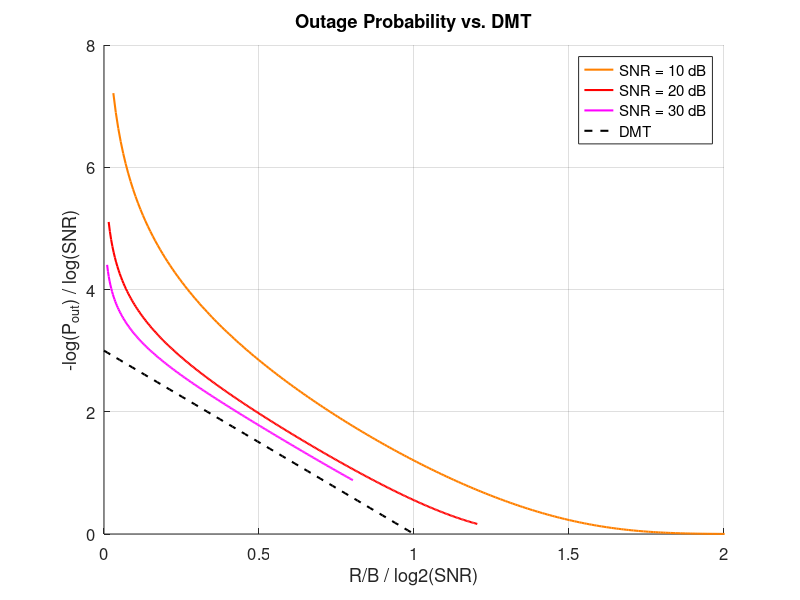

The MATLAB source for this figure:
clc; clear; close all;

% SIMO parameters
Nt = 1;
Nr = 3;
R_over_B = linspace(0.1, 8, 300);
SNR_dB_list = [10, 20, 30];
SNR_list = 10.^(SNR_dB_list / 10);
log2SNR_list = log2(SNR_list);
logSNR_list = log(SNR_list);

% Define PDF of gamma distribution (normalized)
f_xi = @(xi, Nr) (xi.^(Nr - 1) .* exp(-xi)) / gamma(Nr);

% Initialize
norm_logPout = zeros(length(SNR_list), length(R_over_B));
norm_R = zeros(length(SNR_list), length(R_over_B));

% Compute normalized outage curves
for i = 1:length(SNR_list)
    SNR = SNR_list(i);
    log2SNR = log2(SNR);
    logSNR = log(SNR);
    for k = 1:length(R_over_B)
        r = R_over_B(k);
        upper = (2^r - 1) / SNR;
        val = integral(@(xi) f_xi(xi, Nr), 0, upper, 'AbsTol', 1e-14, 'RelTol', 1e-10);
        norm_logPout(i, k) = -log(val) / logSNR;
        norm_R(i, k) = r / log2SNR;
    end
end

% DMT line: d = Nr * (1 - r)
r_DMT = linspace(0, 1, 100);
d_DMT = Nr * (1 - r_DMT);

% Plot
figure; hold on;

% Outage curves
plot(norm_R(1,:), norm_logPout(1,:), 'Color', [1 0.5 0], 'LineWidth', 1.5, 'DisplayName', 'SNR = 10 dB');
plot(norm_R(2,:), norm_logPout(2,:), 'r-', 'LineWidth', 1.5, 'DisplayName', 'SNR = 20 dB');
plot(norm_R(3,:), norm_logPout(3,:), 'm-', 'LineWidth', 1.5, 'DisplayName', 'SNR = 30 dB');

% DMT line
plot(r_DMT, d_DMT, 'k--', 'LineWidth', 1.5, 'DisplayName', 'DMT');

% Axis and labels
xlabel('R/B / log2(SNR)');
ylabel('-log(P_{out}) / log(SNR)');
title('Outage Probability vs. DMT');
legend('Location', 'northeast');
xlim([0 2]);
ylim([0 8]);
grid on;
set(gca, 'FontSize', 12);

% Save EPS
print(gcf, '5_16_ac', '-depsc2');
